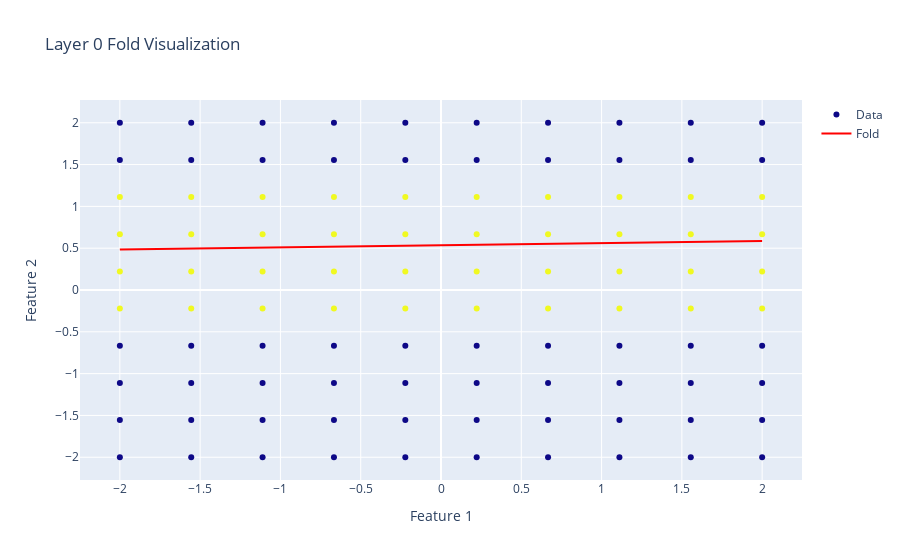

Notebook cell for this chart:
### Code cell
# Visualize folds at each layer
# reimport("from models.pytorch_model_old import OrigamiNetwork", globals())
reimport("from vis_helpers import *", globals())
for layer_index in range(layers):
    plot_folds(test, layer_index=layer_index, use_plotly=True)
